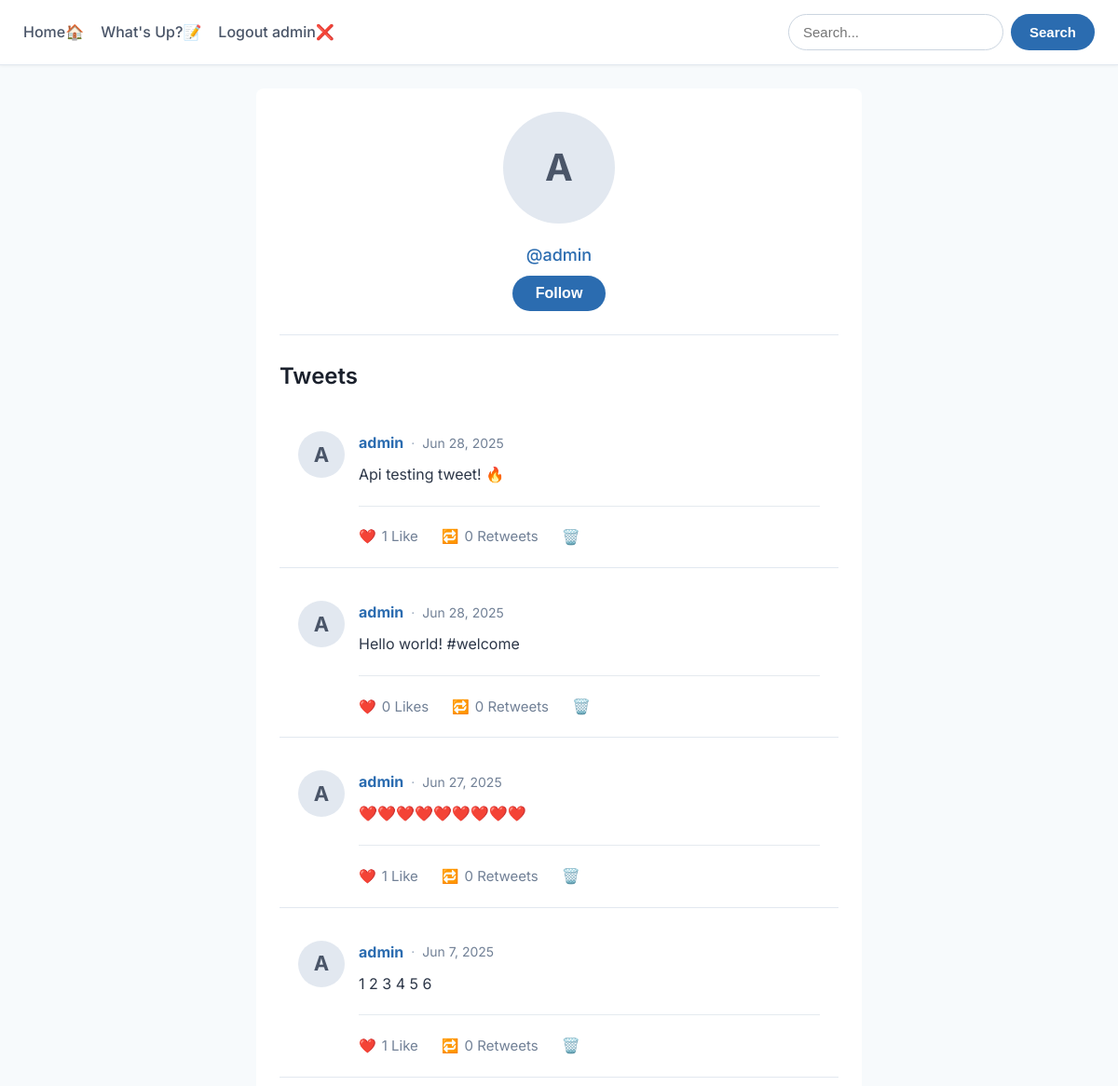
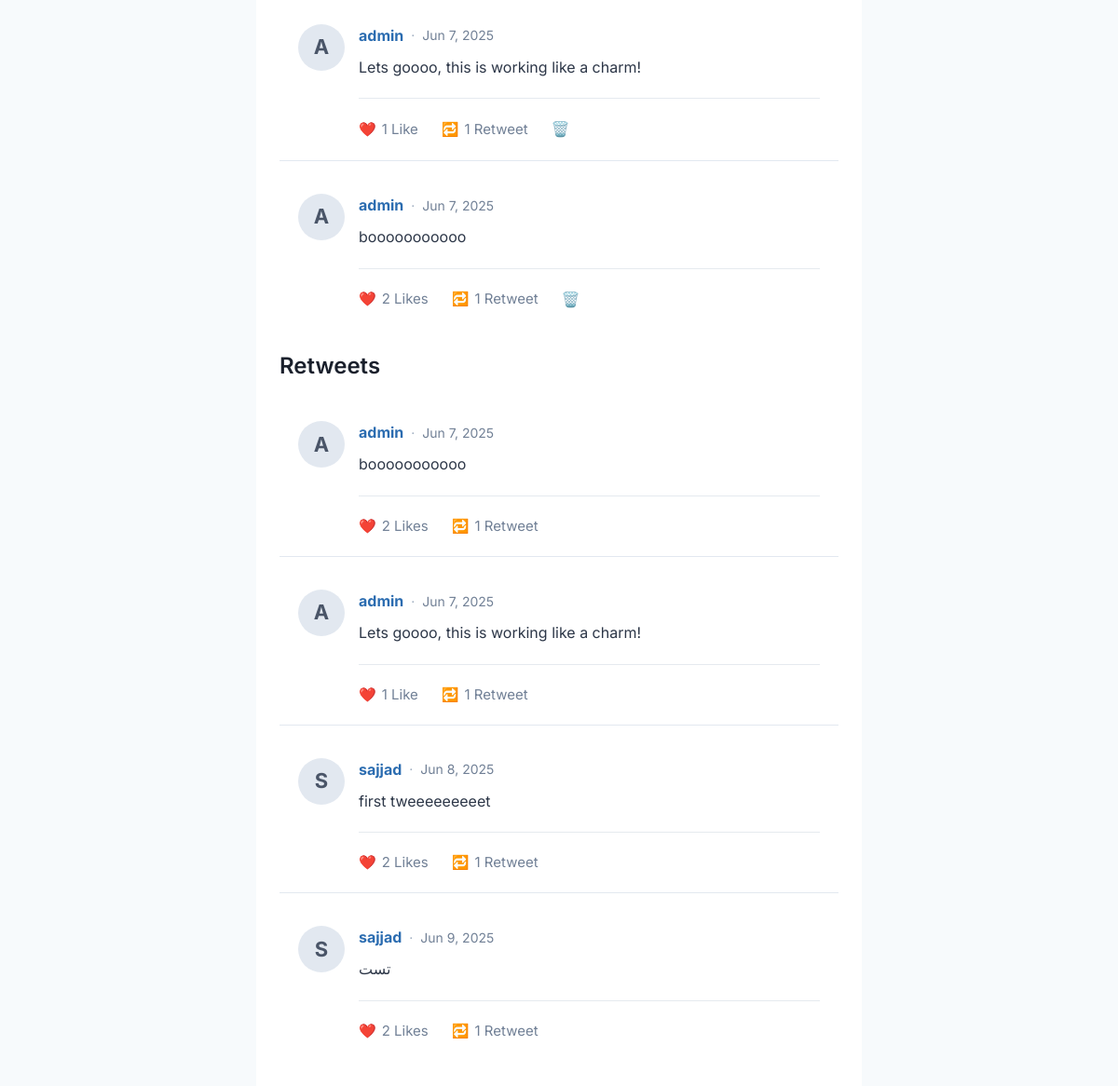
/profile/admin/ (signed in), run on an earlier commit of the app's database (2 pictures, top to bottom).
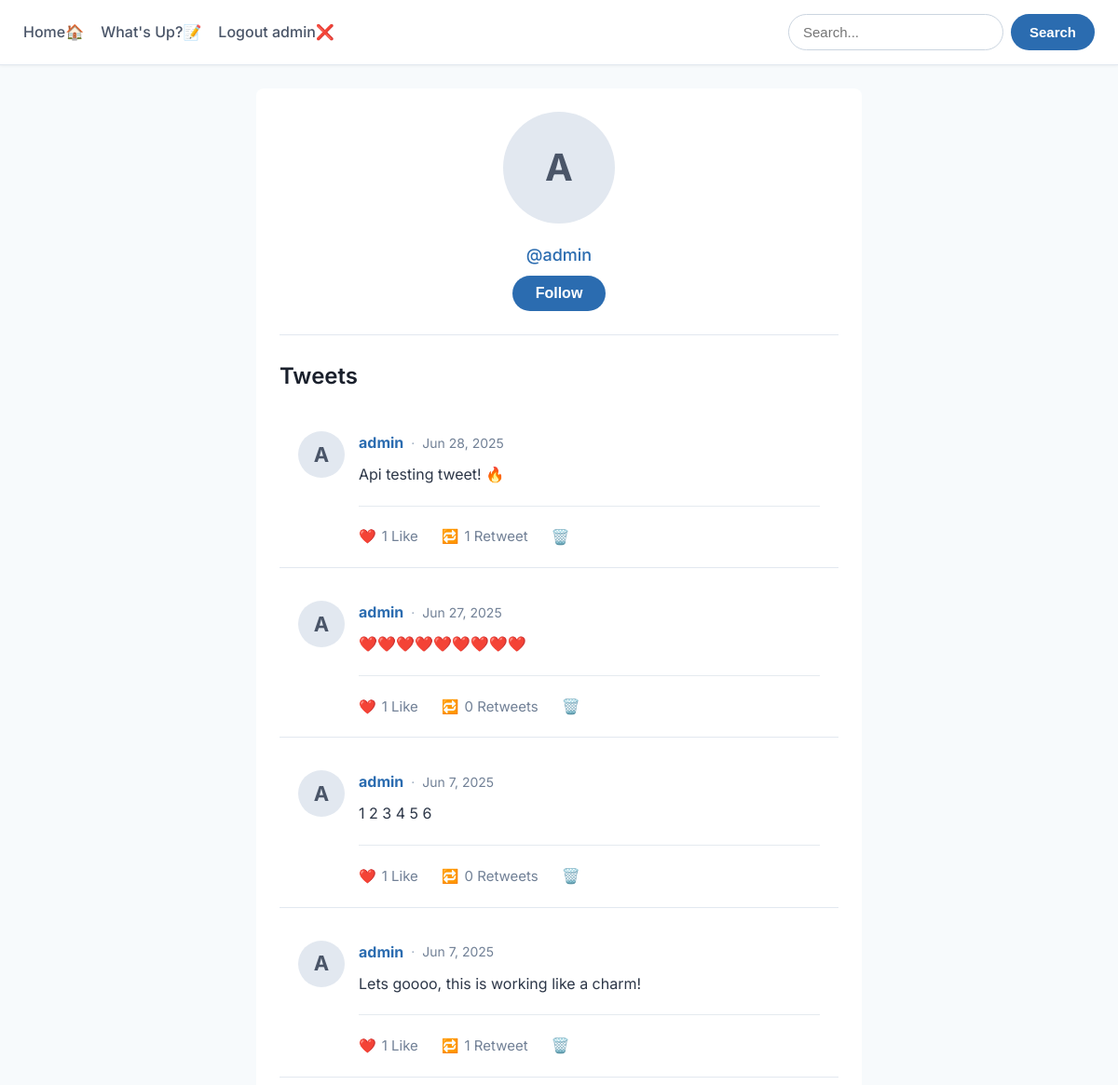
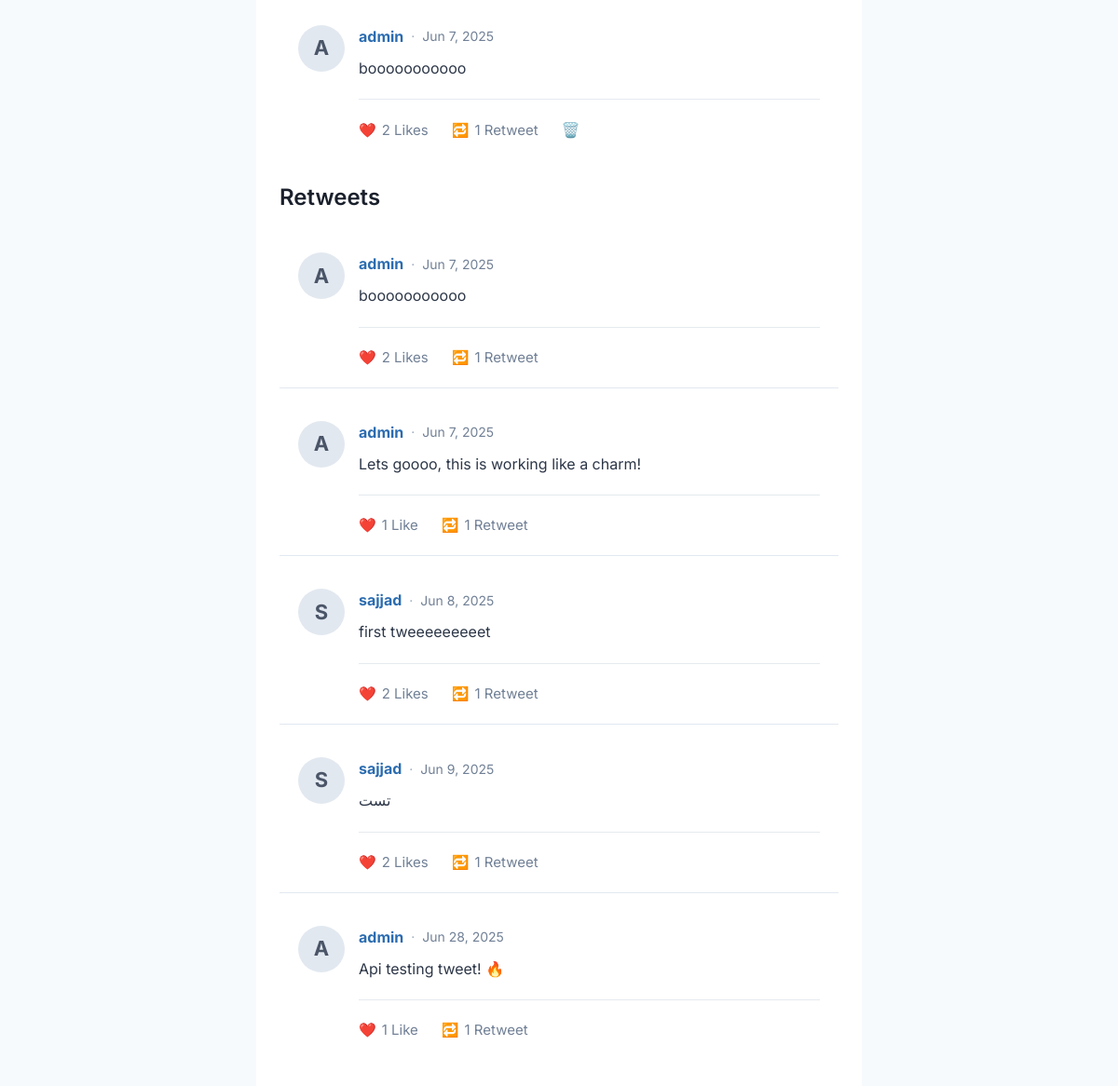
And on a later commit of the database (2 pictures, top to bottom).
### twitterApp/models.py (models this page shows, shortened)
class Post(models.Model):
    user = models.ForeignKey(settings.AUTH_USER_MODEL, on_delete=models.CASCADE, related_name='posts', help_text="The user who created the post.")
    content = models.TextField(max_length=280, help_text="The content of the post (max 280 characters).")
    created_at = models.DateTimeField(auto_now_add=True, help_text="The date and time the post was created.")
    @property
    def like_count(self):
        return self.likes.count()
    @property
    def retweet_count(self):
        return self.retweets.count()

class Profile(AbstractUser):
    bio = models.TextField(blank=True, help_text="A short biography about the user.")
    website = models.URLField(max_length=200, blank=True, help_text="The user's personal website URL.")
    profile_picture = models.ImageField(upload_to='profile_pics/', blank=True, help_text="The user's profile picture.")

class Retweet(models.Model):
    user = models.ForeignKey(settings.AUTH_USER_MODEL, on_delete=models.CASCADE, related_name='retweets', help_text="The user who retweeted the post.")
    tweet = models.ForeignKey(Post, on_delete=models.CASCADE, related_name='retweets', help_text="The post that was retweeted.")
    class Meta:
        unique_together = ('user','tweet')

### twitterApp/views.py (the view)
# urls.py: path('profile/<str:username>/', views.profile, name='user_profile'),
@login_required
def profile(request, username):
    user_profile = get_object_or_404(User, username=username)
    user_tweets = Post.objects.filter(user=user_profile).order_by('-created_at')
    user_retweets = Retweet.objects.filter(user=user_profile).select_related('tweet')
    is_following = Follow.objects.filter(follower=request.user, followed=user_profile).exists()
    context = {
        'user_profile': user_profile,
        'user_tweets': user_tweets,
        'user_retweets' : user_retweets,
        'is_following': is_following
    }
    return render(request, 'profile.html', context)

### templates/profile.html (shortened to what the changed rows need)
{% extends 'base.html' %}
{% block main %}
<div class="profile-container">
    <div>
        <h2>Tweets</h2>
        {% for tweet in user_tweets %}
            <div class="tweet-card">
                <div class="tweet-avatar-wrapper" style="margin-right: 15px;">
                    {% if tweet.user.profile_picture %}
                        <img src="{{ tweet.user.profile_picture.url }}" alt="{{ tweet.user.username }}'s profile picture"
                             class="tweet-avatar">
                    {% else %}
                        <div class="tweet-avatar-fallback">
                            {{ tweet.user.username.0|upper }}
                        </div>
                    {% endif %}
                </div>
                <div class="tweet-content-area">
                    <p class="tweet-header">
                        <strong class="tweet-username-link"><a href="{% url 'user_profile' username=tweet.user.username %}">{{ tweet.user.username }}</a></strong>
                        <span class="tweet-meta-separator">·</span>
                        <small class="tweet-timestamp">{{ tweet.created_at|date:"M j, Y" }}</small>
                    </p>
                    <p class="tweet-text">{{ tweet.content }}</p>
                    <hr style="border: none; border-top: 1px solid #cbd5e0; margin: 20px 0; opacity: 0.5">
                    <div class="tweet-actions">
                        <a href="{% url 'like' tweet.id %}" class="tweet-action-link">❤️ <span>{{ tweet.like_count }} Like{% if tweet.like_count != 1 %}s{% endif %}</span></a>
                        <a href="{% url 'retweet' tweet.id %}" class="tweet-action-link">🔁 <span>{{ tweet.retweet_count }} Retweet{% if tweet.retweet_count != 1 %}s{% endif %}</span></a>
                        <a href="{% url "delete" tweet.id %}">🗑️</a>
                    </div>
                </div>
            </div>
        {% empty %}
            <p class="empty-message">No tweets from {{ user_profile.username }} yet.</p>
        {% endfor %}
    </div>
<div>
    <h2>Retweets</h2>
    {% for retweet in user_retweets %}
        <div class="tweet-card">
            <div class="tweet-avatar-wrapper" style="margin-right: 15px;">
                {% if retweet.tweet.user.profile_picture %}
                    <img src="{{ retweet.tweet.user.profile_picture.url }}" alt="{{ retweet.tweet.user.username }}'s profile picture"
                         class="tweet-avatar">
                {% else %}
                    <div class="tweet-avatar-fallback">
                        {{ retweet.tweet.user.username.0|upper }}
                    </div>
                {% endif %}
            </div>
            <div class="tweet-content-area">
                <p class="tweet-header">
                    <strong class="tweet-username-link"><a href="{% url 'user_profile' username=retweet.tweet.user.username %}">{{ retweet.tweet.user.username }}</a></strong>
                    <span class="tweet-meta-separator">·</span>
                    <small class="tweet-timestamp">{{ retweet.tweet.created_at|date:"M j, Y" }}</small>
                </p>
                <p class="tweet-text">{{ retweet.tweet.content }}</p>
                <hr style="border: none; border-top: 1px solid #cbd5e0; margin: 20px 0; opacity: 0.5">
                <div class="tweet-actions">
                    <a href="{% url 'like' retweet.tweet.id %}" class="tweet-action-link">❤️ <span>{{ retweet.tweet.like_count }} Like{% if retweet.tweet.like_count != 1 %}s{% endif %}</span></a>
                    <a href="{% url 'retweet' retweet.tweet.id %}" class="tweet-action-link">🔁 <span>{{ retweet.tweet.retweet_count }} Retweet{% if retweet.tweet.retweet_count != 1 %}s{% endif %}</span></a>
                </div>
            </div>
        </div>
    {% empty %}
        <p class="empty-message">No retweets from {{ user_profile.username }} yet.</p>
    {% endfor %}
</div>
{% endblock %}

What changed in the data, as far as the page shows it:
removed Post: user.username.0 "A", user.username "admin", created_at "Jun 28, 2025", content "Hello world! #welcome", like_count "0", retweet_count "0"
shown differently, row unchanged: Post "Api testing tweet! 🔥": retweet_count "0" → "1"; no longer shows "s"
added Retweet: tweet.user.username.0 "A", tweet.user.username "admin", tweet.created_at "Jun 28, 2025", tweet.content "Api testing tweet! 🔥", tweet.like_count "1", tweet.retweet_count "1"
